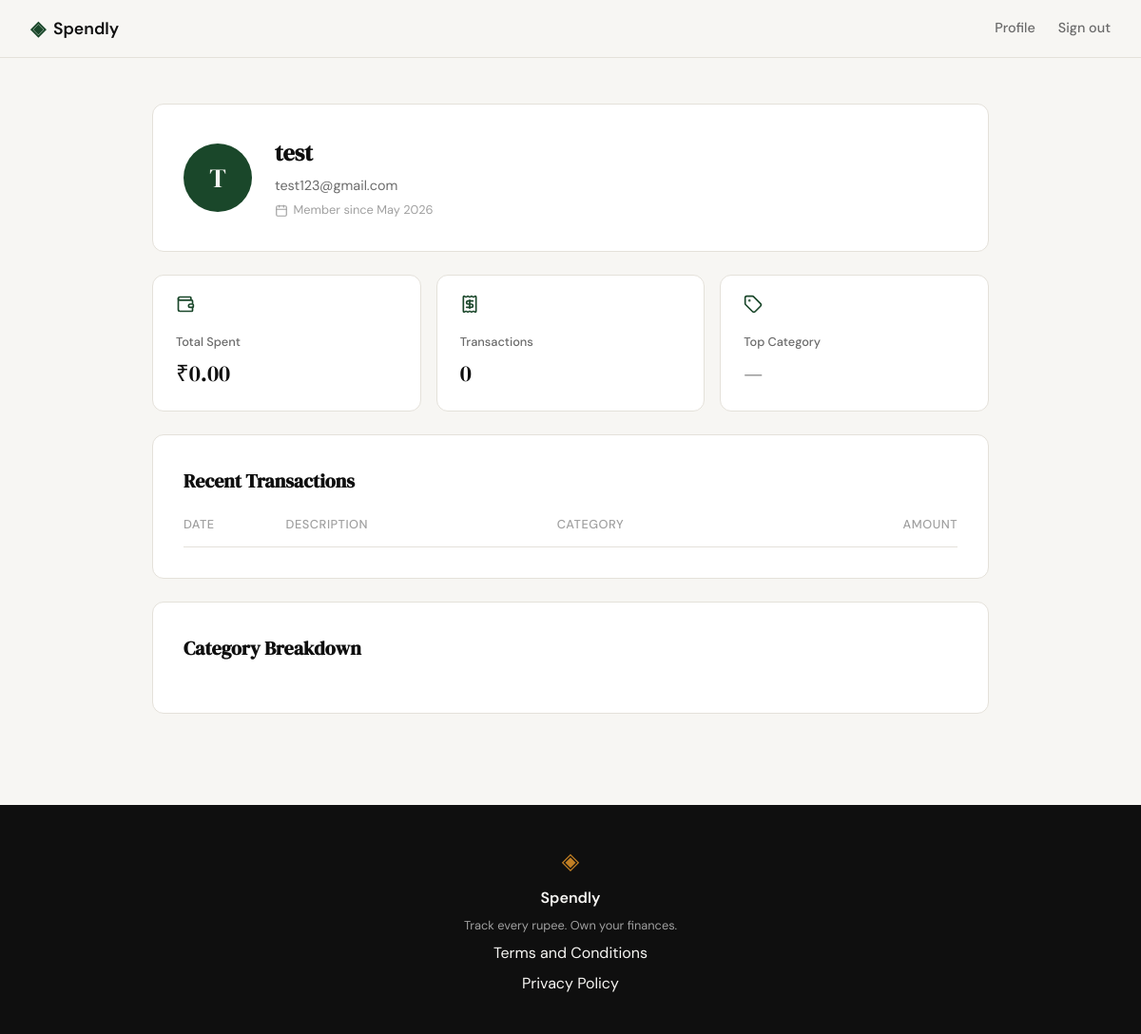
The app's page /profile (signed in), older data.
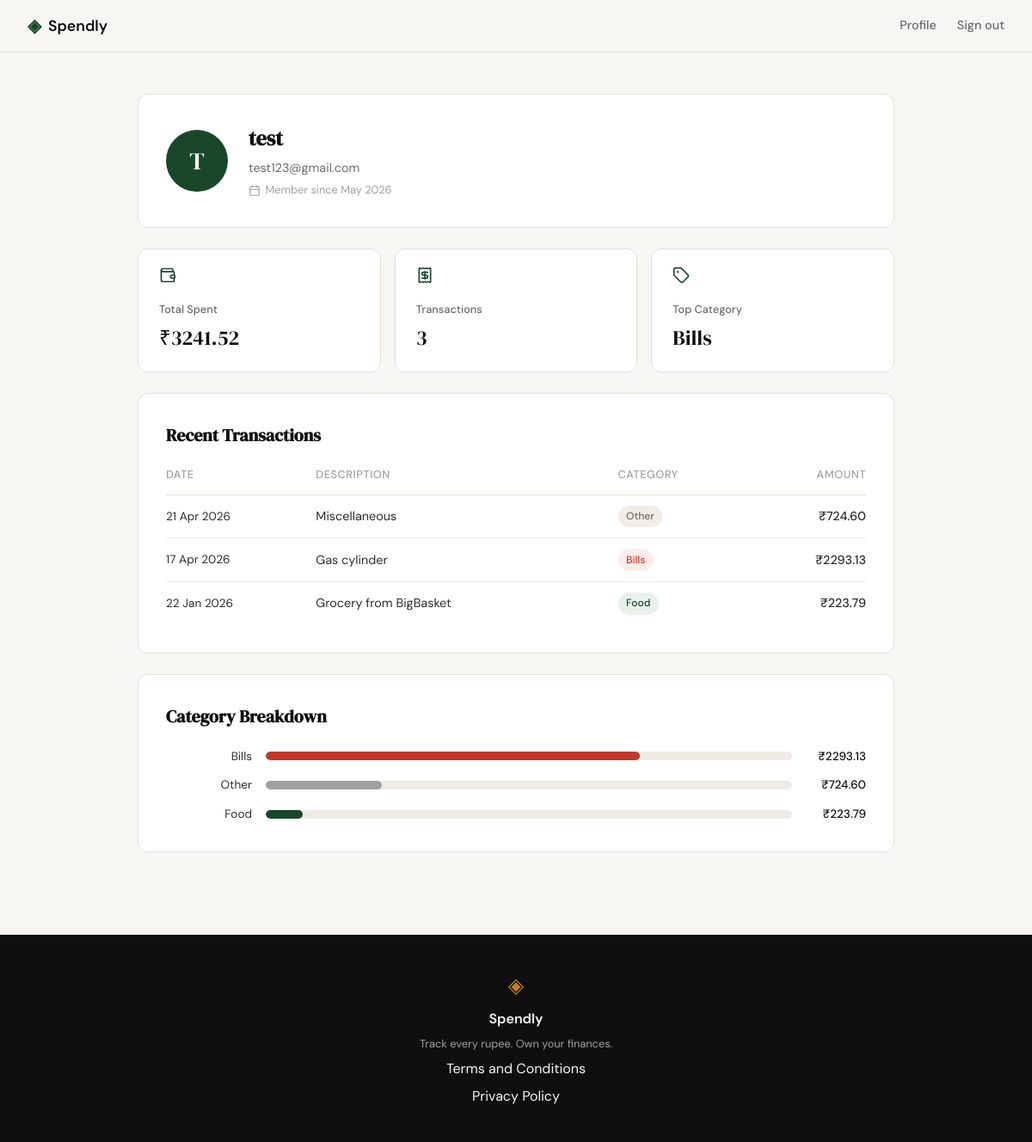
The same page, newer data.
### tables this page shows
CREATE TABLE users (
            id            INTEGER PRIMARY KEY AUTOINCREMENT,
            name          TEXT    NOT NULL,
            email         TEXT    UNIQUE NOT NULL,
            password_hash TEXT    NOT NULL,
            created_at    TEXT    DEFAULT (datetime('now'))
        );

CREATE TABLE expenses (
            id          INTEGER PRIMARY KEY AUTOINCREMENT,
            user_id     INTEGER NOT NULL REFERENCES users(id),
            amount      REAL    NOT NULL,
            category    TEXT    NOT NULL,
            date        TEXT    NOT NULL,
            description TEXT,
            created_at  TEXT    DEFAULT (datetime('now'))
        );

### app.py (the view)
@app.route("/profile")
def profile():
    if not session.get("user_id"):
        return redirect(url_for("login"))
    user_id = session["user_id"]
    user = get_user_by_id(user_id)
    if user is None:
        session.clear()
        return redirect(url_for("login"))
    stats = get_summary_stats(user_id)
    transactions = get_recent_transactions(user_id)
    categories = get_category_breakdown(user_id)
    return render_template(
        "profile.html",
        user=user,
        stats=stats,
        transactions=transactions,
        categories=categories,
    )

### database/db.py (called while the page is built)
def get_db():
    conn = sqlite3.connect(DB_PATH)
    conn.row_factory = sqlite3.Row
    conn.execute("PRAGMA foreign_keys = ON")
    return conn

### database/queries.py (called while the page is built)
def get_user_by_id(user_id):
    conn = get_db()
    try:
        row = conn.execute(
            "SELECT name, email, created_at FROM users WHERE id = ?",
            (user_id,),
        ).fetchone()
    finally:
        conn.close()
    if row is None:
        return None
    created = datetime.strptime(row["created_at"], "%Y-%m-%d %H:%M:%S")
    return {
        "name": row["name"],
        "email": row["email"],
        "member_since": created.strftime("%B %Y"),
    }

def get_summary_stats(user_id):
    conn = get_db()
    try:
        row = conn.execute(
            "SELECT COALESCE(SUM(amount), 0) AS total, COUNT(*) AS cnt "
            "FROM expenses WHERE user_id = ?",
            (user_id,),
        ).fetchone()
        total_spent = row["total"]
        transaction_count = row["cnt"]
        top = conn.execute(
            "SELECT category FROM expenses WHERE user_id = ? "
            "GROUP BY category ORDER BY SUM(amount) DESC LIMIT 1",
            (user_id,),
        ).fetchone()
    finally:
        conn.close()
    return {
        "total_spent": f"{total_spent:.2f}",
        "transaction_count": transaction_count,
        "top_category": top["category"] if top else "\u2014",
    }

def get_recent_transactions(user_id, limit=10):
    conn = get_db()
    try:
        rows = conn.execute(
            "SELECT date, description, category, amount FROM expenses "
            "WHERE user_id = ? ORDER BY date DESC LIMIT ?",
            (user_id, limit),
        ).fetchall()
    finally:
        conn.close()
    transactions = []
    for r in rows:
        dt = datetime.strptime(r["date"], "%Y-%m-%d")
        transactions.append({
            "date": dt.strftime("%d %b %Y"),
            "description": r["description"],
            "category": r["category"],
            "amount": f"{r['amount']:.2f}",
        })
    return transactions

### templates/profile.html (shortened to what this page needs)
{% extends "base.html" %}
{% block content %}
<section class="profile-section">
    <div class="profile-container">
        <div class="profile-card profile-user-card">
            <div class="profile-avatar">
                {{ user.name[0] }}
            </div>
            <div class="profile-user-info">
                <h1 class="profile-name">{{ user.name }}</h1>
                <p class="profile-email">{{ user.email }}</p>
                <p class="profile-since">
                    <i data-lucide="calendar"></i>
                    Member since {{ user.member_since }}
                </p>
            </div>
        </div>
        <div class="profile-stats">
            <div class="profile-stat-card">
                <div class="profile-stat-icon">
                    <i data-lucide="wallet"></i>
                </div>
                <span class="profile-stat-label">Total Spent</span>
                <span class="profile-stat-value">₹{{ stats.total_spent }}</span>
            </div>
            <div class="profile-stat-card">
                <div class="profile-stat-icon">
                    <i data-lucide="receipt"></i>
                </div>
                <span class="profile-stat-label">Transactions</span>
                <span class="profile-stat-value">{{ stats.transaction_count }}</span>
            </div>
            <div class="profile-stat-card">
                <div class="profile-stat-icon">
                    <i data-lucide="tag"></i>
                </div>
                <span class="profile-stat-label">Top Category</span>
                <span class="profile-stat-value">{{ stats.top_category }}</span>
            </div>
        </div>
        <div class="profile-card">
            <h2 class="profile-card-title">Recent Transactions</h2>
            <div class="profile-table-wrap">
                <table class="profile-table">
                    <thead>
                        <tr>
                            <th>Date</th>
                            <th>Description</th>
                            <th>Category</th>
                            <th class="text-right">Amount</th>
                        </tr>
                    </thead>
                    <tbody>
                        {% for tx in transactions %}
                        <tr>
                            <td class="profile-table-date">{{ tx.date }}</td>
                            <td>{{ tx.description }}</td>
                            <td>
                                <span class="category-badge category-{{ tx.category | lower }}">
                                    {{ tx.category }}
                                </span>
                            </td>
                            <td class="text-right profile-table-amount">₹{{ tx.amount }}</td>
                        </tr>
                        {% endfor %}
                    </tbody>
                </table>
            </div>
        </div>
        <div class="profile-card">
            <h2 class="profile-card-title">Category Breakdown</h2>
            <div class="profile-categories">
                {% for cat in categories %}
                <div class="profile-cat-row">
                    <span class="profile-cat-name">{{ cat.name }}</span>
                    <div class="profile-cat-bar-track">
                        <div class="profile-cat-bar-fill category-bar-{{ cat.name | lower }}"
                             style="width: {{ cat.percentage }}%"></div>
                    </div>
                    <span class="profile-cat-amount">₹{{ cat.amount }}</span>
                </div>
                {% endfor %}
            </div>
        </div>
    </div>
</section>
{% endblock %}

### templates/base.html (shortened to what this page needs)
<!DOCTYPE html>
<html lang="en">
<head>
    <link rel="stylesheet" href="{{ url_for('static', filename='css/style.css') }}">
</head>
<body>
    <nav class="navbar">
        <div class="nav-inner">
            <a href="{{ url_for('landing') }}" class="nav-brand">
                <span class="brand-icon">◈</span>
                <span class="brand-name">Spendly</span>
            </a>
            <div class="nav-links">
                {% if session.get('user_id') %}
                    <a href="{{ url_for('profile') }}">Profile</a>
                    <a href="{{ url_for('logout') }}">Sign out</a>
                {% else %}
                    <a href="{{ url_for('login') }}">Sign in</a>
                    <a href="{{ url_for('register') }}" class="nav-cta">Get started</a>
                {% endif %}
            </div>
        </div>
    </nav>
    <main class="main-content">
        {% block content %}{% endblock %}
    </main>
    <footer class="footer">
        <div class="footer-inner">
            <span class="brand-icon">◈</span>
            <span class="footer-name">Spendly</span>
            <p class="footer-copy">Track every rupee. Own your finances.</p>
            <p><a href="/terms">Terms and Conditions</a></p>
            <p><a href="/privacy">Privacy Policy</a></p>
        </div>
    </footer>
</body>
</html>

Row changes from the older to the newer data that the page shows:
added expenses: top_category "Bills", date "17 Apr 2026", description "Gas cylinder", category "Bills", amount "2293.13", name "Bills", {{ cat.percentage }} 71 (drawn)
added expenses: date "21 Apr 2026", description "Miscellaneous", category "Other", amount "724.60", name "Other", {{ cat.percentage }} 22 (drawn)
added expenses: date "22 Jan 2026", description "Grocery from BigBasket", category "Food", amount "223.79", name "Food", {{ cat.percentage }} 7 (drawn)
Text that changed along with them:
{{ stats.total_spent }}: "0.00" → "3241.52"
{{ stats.transaction_count }}: "0" → "3"
{{ stats.top_category }}: "—" → (not shown)
